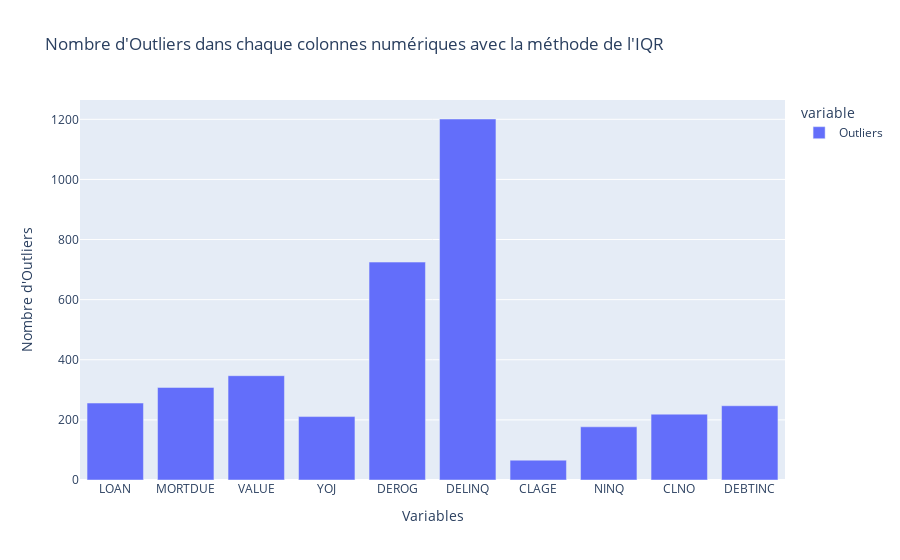

Notebook code for this chart:
### Markdown cell above
On va essayer de gérer ces outliers sans perdre trop d'information.

### Code cell
global_outliers_dict = {}
def detect_outliers_iqr(data, column):

    Q1 = data[column].quantile(0.25)
    Q3 = data[column].quantile(0.75)
    IQR = Q3 - Q1
    lower_bound = Q1 - 1.5 * IQR
    upper_bound = Q3 + 1.5 * IQR

    outliers = data[(data[column] < lower_bound) | (data[column] > upper_bound)]
    num_outliers = len(outliers)

    global_outliers_dict[column] = num_outliers

for var in var_num:
    detect_outliers_iqr(hmeq, var)

df_outliers_values = pd.DataFrame.from_dict(global_outliers_dict, orient='index', columns=['Outliers'])


print(df_outliers_values)
px.bar(df_outliers_values,
       labels = {'value':"Nombre d'Outliers",'index':'Variables'},
       title = "Nombre d'Outliers dans chaque colonnes numériques avec la méthode de l'IQR")

### Figure 1 — Plotly figure (JSON) as saved in the notebook; plotly's stock layout.template omitted (floating-point values rounded to 4 significant figures)
{"data": [{"alignmentgroup": "True", "hovertemplate": "variable=Outliers<br>Variables=%{x}<br>Nombre d'Outliers=%{y}<extra></extra>", "legendgroup": "Outliers", "marker": {"color": "#636efa", "pattern": {"shape": ""}}, "name": "Outliers", "offsetgroup": "Outliers", "orientation": "v", "showlegend": true, "textposition": "auto", "type": "bar", "x": ["LOAN", "MORTDUE", "VALUE", "YOJ", "DEROG", "DELINQ", "CLAGE", "NINQ", "CLNO", "DEBTINC"], "xaxis": "x", "y": [256, 308, 347, 211, 725, 1201, 66, 177, 219, 247], "yaxis": "y"}], "layout": {"barmode": "relative", "legend": {"title": {"text": "variable"}, "tracegroupgap": 0}, "title": {"text": "Nombre d'Outliers dans chaque colonnes numériques avec la méthode de l'IQR"}, "xaxis": {"anchor": "y", "domain": [0, 1], "title": {"text": "Variables"}}, "yaxis": {"anchor": "x", "domain": [0, 1], "title": {"text": "Nombre d'Outliers"}}}}
